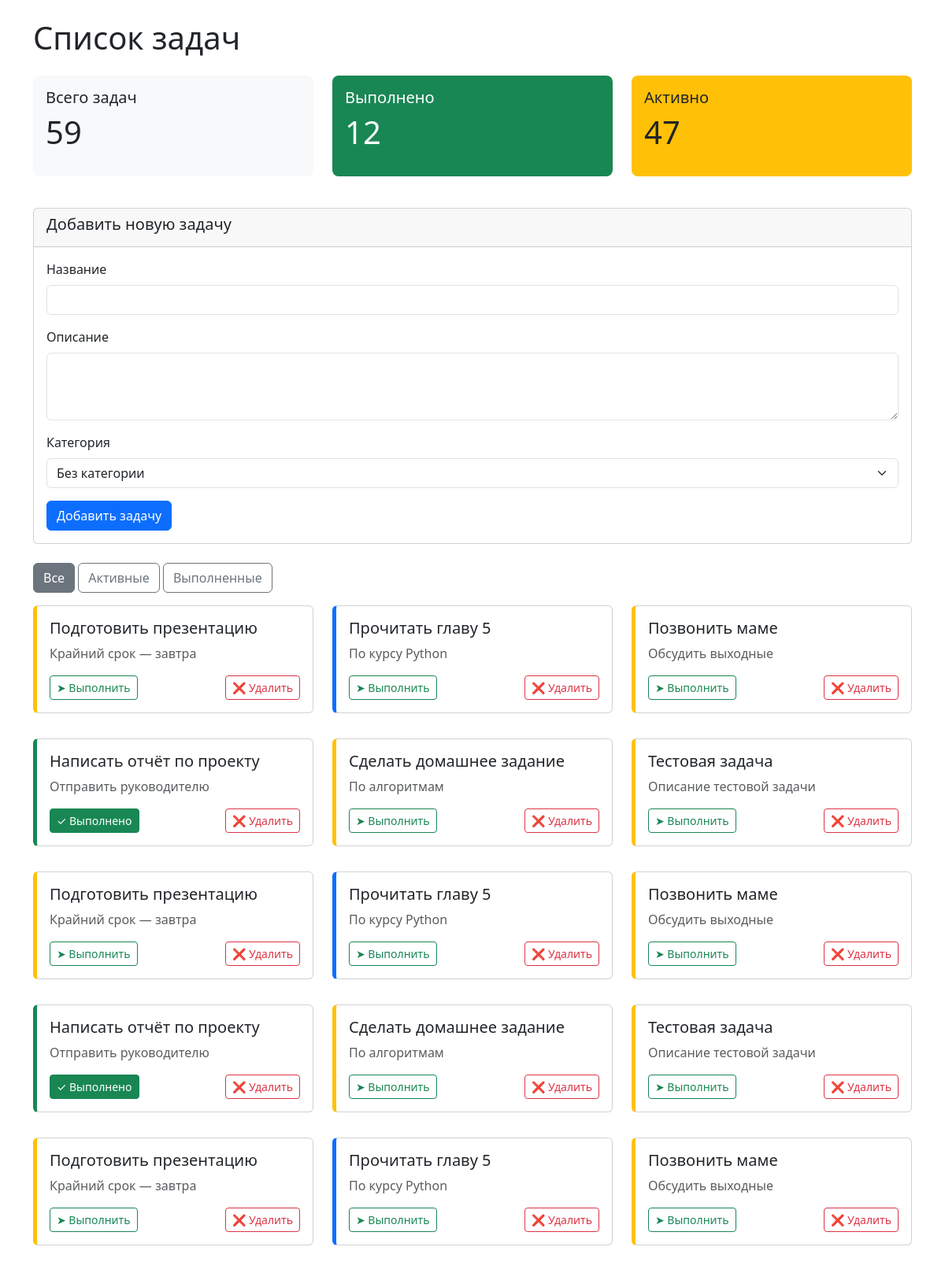
The page / (upper part) on the database its author committed.
### tables this page shows
CREATE TABLE tasks (
            id INTEGER PRIMARY KEY AUTOINCREMENT,
            title TEXT NOT NULL,
            description TEXT,
            category_id INTEGER,
            status TEXT DEFAULT 'pending',
            created_at TIMESTAMP DEFAULT CURRENT_TIMESTAMP,
            FOREIGN KEY (category_id) REFERENCES categories (id) ON DELETE SET NULL
        );

### src/backend/app.py (the view, shortened to what this page needs)
@app.route('/')
def index():
    conn = get_db_connection()
    filter_param = request.args.get('filter', 'all')
    categories = conn.execute("SELECT * FROM categories").fetchall()
    if filter_param == 'active':
        tasks = conn.execute("""
            SELECT t.id, t.title, t.description, t.status, t.created_at,
                   c.id as category_id, c.name as category_name
            FROM tasks t
            LEFT JOIN categories c ON t.category_id = c.id
            WHERE t.status != 'completed'
            ORDER BY t.created_at DESC
        """).fetchall()
    else:  # all
        tasks = conn.execute("""
            SELECT t.id, t.title, t.description, t.status, t.created_at,
                   c.id as category_id, c.name as category_name
            FROM tasks t
            LEFT JOIN categories c ON t.category_id = c.id
            ORDER BY t.created_at DESC
        """).fetchall()
    total = len(tasks)
    completed = len([t for t in tasks if t['status'] == 'completed'])
    active = total - completed
    conn.close()
    return render_template(
        'tasks_list.html',
        tasks=tasks,
        categories=categories,
        total_tasks=total,
        completed_tasks=completed,
        active_tasks=active,
        filter=filter_param
    )

### src/backend/app.py (called while the page is built)
def get_db_connection():
    conn = sqlite3.connect(DATABASE_PATH)
    conn.row_factory = sqlite3.Row
    return conn

### src/backend/templates/tasks_list.html (shortened to what this page needs)
{% extends "base.html" %}
{% block header %}Список задач{% endblock %}
{% block content %}
    <div class="row mb-4">
        <div class="col-md-4">
            <div class="stat-box bg-light">
                <h5>Всего задач</h5>
                <p class="display-6">{{ total_tasks }}</p>
            </div>
        </div>
        <div class="col-md-4">
            <div class="stat-box bg-success text-white">
                <h5>Выполнено</h5>
                <p class="display-6">{{ completed_tasks }}</p>
            </div>
        </div>
        <div class="col-md-4">
            <div class="stat-box bg-warning">
                <h5>Активно</h5>
                <p class="display-6">{{ active_tasks }}</p>
            </div>
        </div>
    </div>
    <div class="card mb-4">
        <div class="card-header">
            <h5>Добавить новую задачу</h5>
        </div>
        <div class="card-body">
            <form method="POST" action="/tasks">
                <div class="mb-3">
                    <label for="title" class="form-label">Название</label>
                    <input type="text" class="form-control" id="title" name="title" required>
                </div>
                <div class="mb-3">
                    <label for="description" class="form-label">Описание</label>
                    <textarea class="form-control" id="description" name="description" rows="3"></textarea>
                </div>
                <div class="mb-3">
                    <label for="category_id" class="form-label">Категория</label>
                    <select class="form-select" id="category_id" name="category_id">
                        <option value="">Без категории</option>
                    </select>
                </div>
                <button type="submit" class="btn btn-primary">Добавить задачу</button>
            </form>
        </div>
    </div>
    <div class="mb-3">
        <a href="/" class="btn btn-outline-secondary {% if filter == 'all' %}active{% endif %}">Все</a>
        <a href="/?filter=active" class="btn btn-outline-secondary {% if filter == 'active' %}active{% endif %}">Активные</a>
        <a href="/?filter=completed" class="btn btn-outline-secondary {% if filter == 'completed' %}active{% endif %}">Выполненные</a>
    </div>
    <div class="row">
        {% for task in tasks %}
            <div class="col-md-6 col-lg-4 mb-3">
                <div class="card task-card status-{{ task.status }}">
                    <div class="card-body">
                        <h5 class="card-title">{{ task.title }}</h5>
                        {% if task.description %}
                            <p class="card-text text-muted">{{ task.description }}</p>
                        {% endif %}
                        <div class="mt-3 d-flex justify-content-between">
                            <form method="POST" action="/tasks/{{ task.id }}/toggle" style="display:inline;">
                                <button type="submit" class="btn btn-sm {% if task.status == 'completed' %}btn-success{% else %}btn-outline-success{% endif %}">
                                    {% if task.status == 'completed' %}✓ Выполнено{% else %}➤ Выполнить{% endif %}
                                </button>
                            </form>
                            <form method="POST" action="/tasks/{{ task.id }}/delete" style="display:inline;">
                                <button type="submit" class="btn btn-sm btn-outline-danger" onclick="return confirm('Удалить задачу?')">
                                    ❌ Удалить
                                </button>
                            </form>
                        </div>
                    </div>
                </div>
            </div>
        {% endfor %}
    </div>
{% endblock %}

### src/backend/templates/base.html (style rules this page uses)
.task-card { margin-bottom: 1rem; border-left-width: 5px; }
.status-pending { border-left-color: #ffc107; }
.status-in_progress { border-left-color: #0d6efd; }
.status-completed { border-left-color: #198754; }
.stat-box { padding: 1rem; border-radius: 0.5rem; margin-bottom: 1rem; }

### rows shown on the page
tasks: title "Подготовить презентацию", description "Крайний срок — завтра", status "➤ Выполнить"
tasks: title "Прочитать главу 5", description "По курсу Python", status "➤ Выполнить"
tasks: title "Позвонить маме", description "Обсудить выходные", status "➤ Выполнить"
tasks: title "Написать отчёт по проекту", description "Отправить руководителю", status "✓ Выполнено"
tasks: title "Сделать домашнее задание", description "По алгоритмам", status "➤ Выполнить"
tasks: title "Тестовая задача", description "Описание тестовой задачи", status "➤ Выполнить"
tasks: title "Подготовить презентацию", description "Крайний срок — завтра", status "➤ Выполнить"
tasks: title "Прочитать главу 5", description "По курсу Python", status "➤ Выполнить"
tasks: title "Позвонить маме", description "Обсудить выходные", status "➤ Выполнить"
tasks: title "Написать отчёт по проекту", description "Отправить руководителю", status "✓ Выполнено"
tasks: title "Сделать домашнее задание", description "По алгоритмам", status "➤ Выполнить"
tasks: title "Тестовая задача", description "Описание тестовой задачи", status "➤ Выполнить"
tasks: title "Подготовить презентацию", description "Крайний срок — завтра", status "➤ Выполнить"
tasks: title "Прочитать главу 5", description "По курсу Python", status "➤ Выполнить"
tasks: title "Позвонить маме", description "Обсудить выходные", status "➤ Выполнить"

### other values the page prints
{{ total_tasks }} "59"
{{ completed_tasks }} "12"
{{ active_tasks }} "47"
